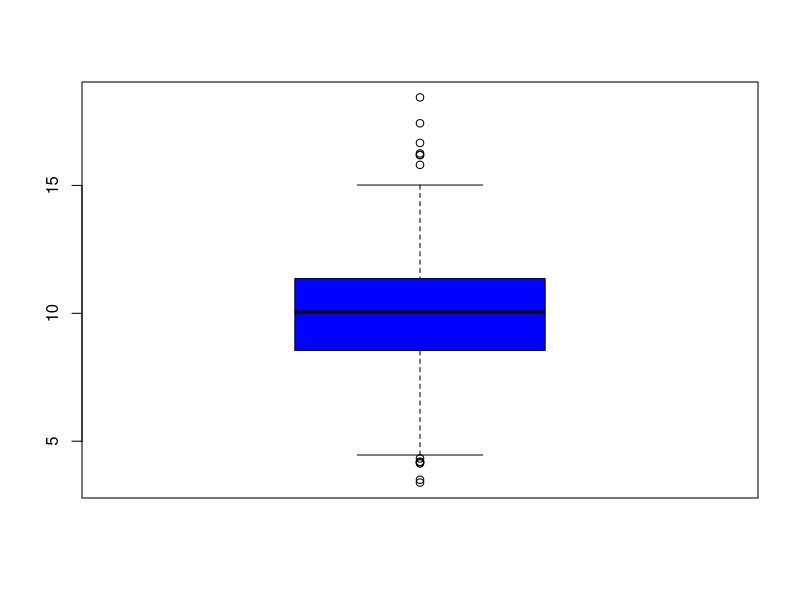
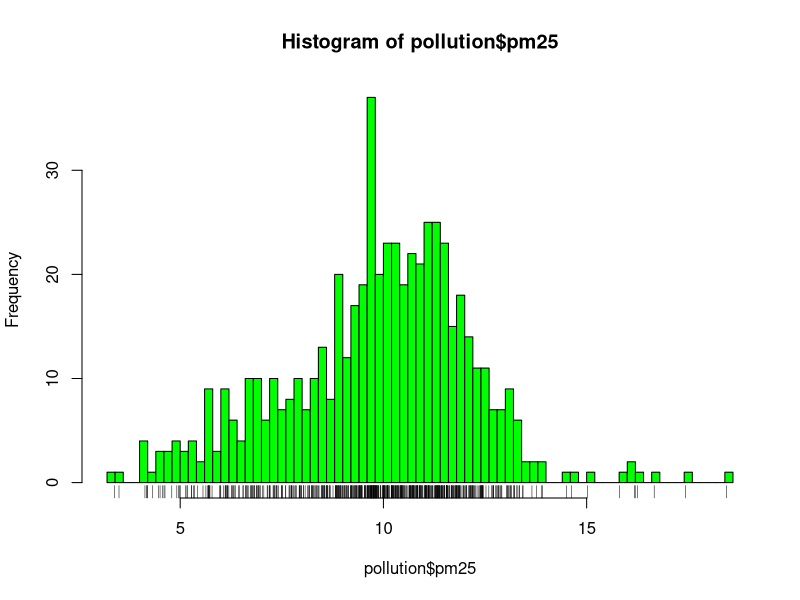
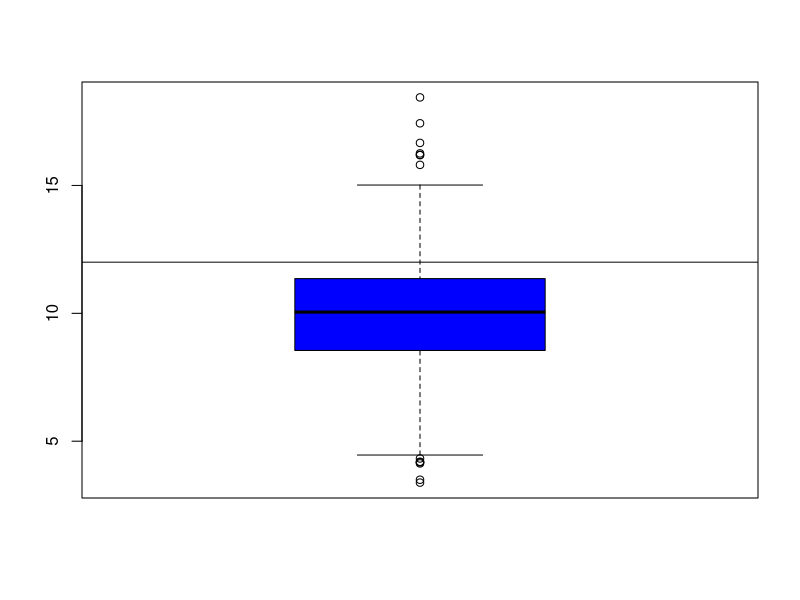
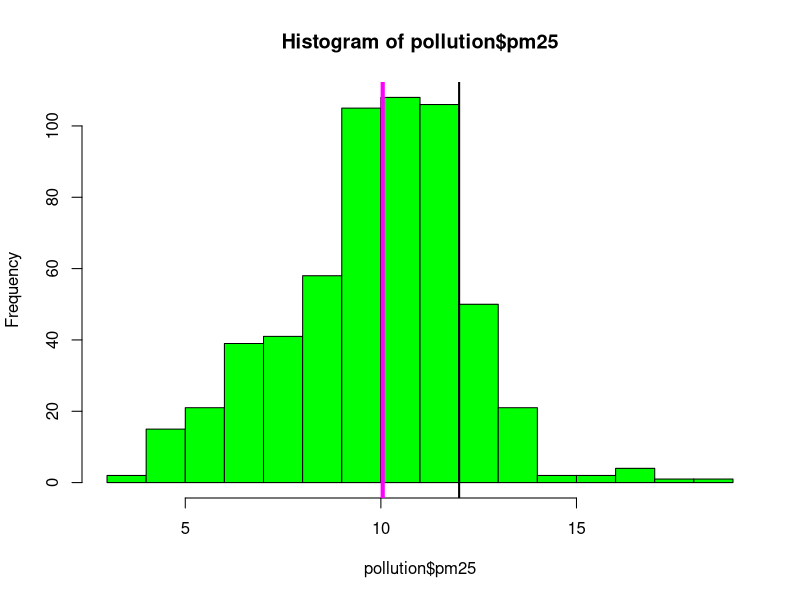
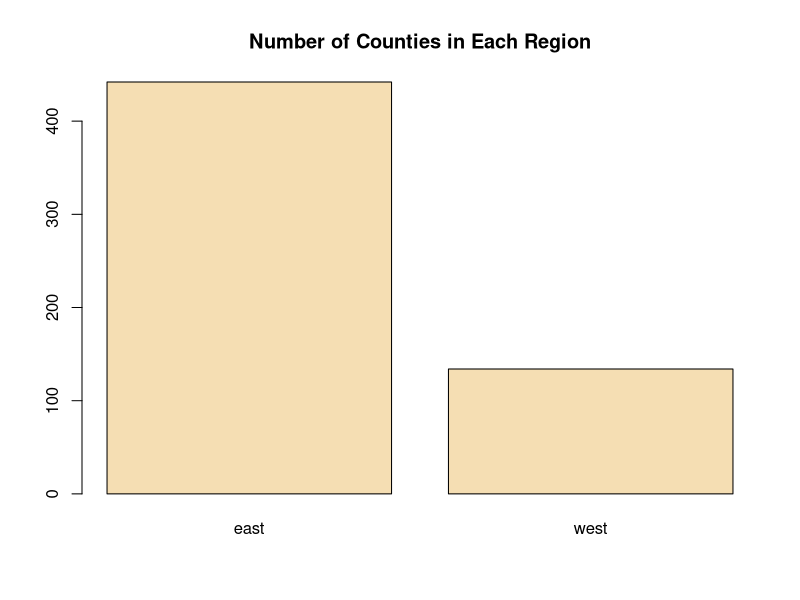
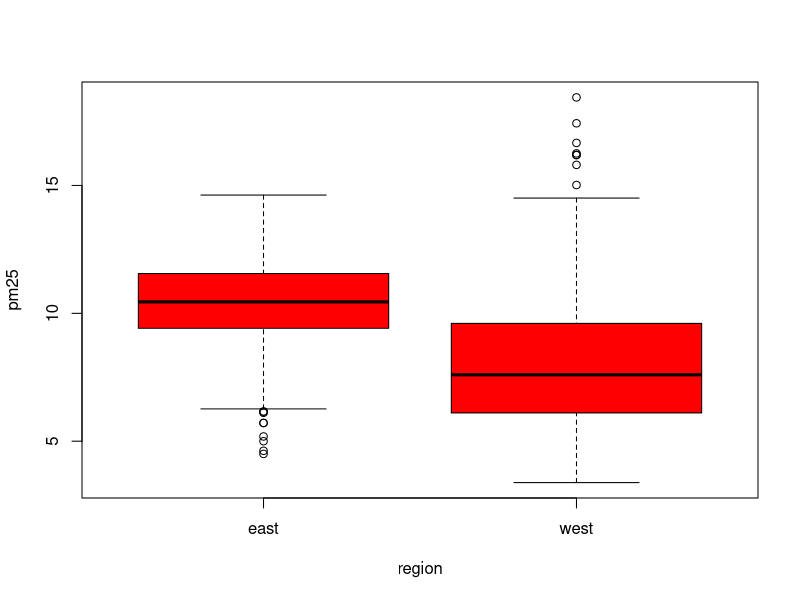
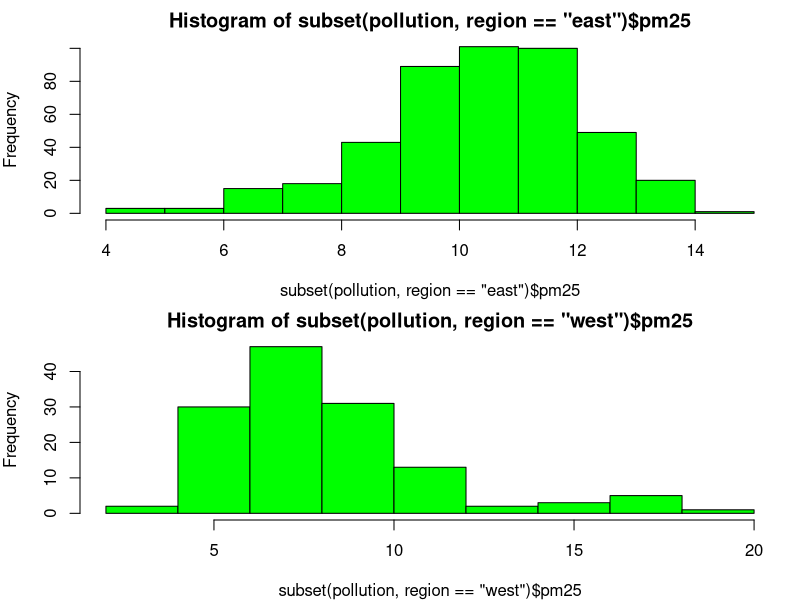
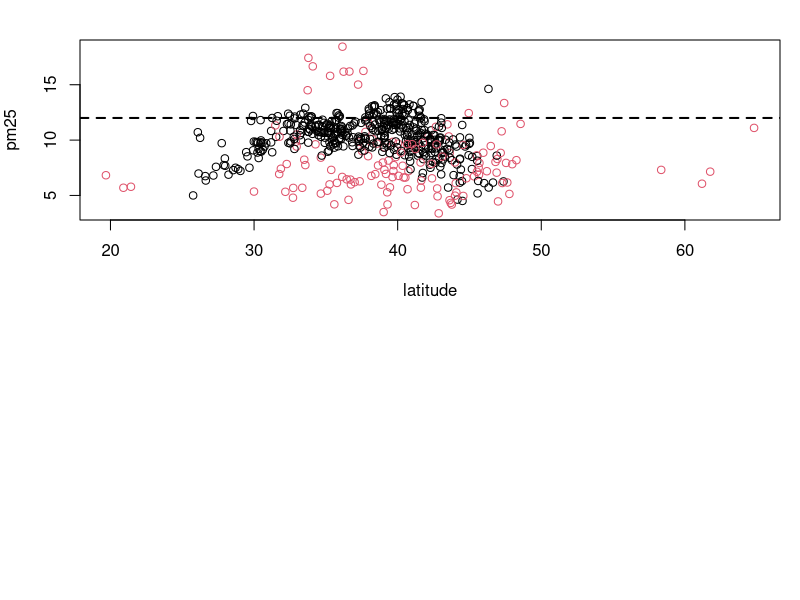

R code for these plots, in order:
## Lessson 1: Graphs ##

#Principles of Analytic Graphics
# See book "Beautiful Evidence" by Edward Tuffey
# 1. Show comparisons: evidence is always relative -> compared to what? 
# 2. Show casuality to make an explanation -> how do you believe the system is operating? 
# 3. Show multivariate data -> show as much data on one plot as you can.
# 4. Integrate the evidence you have -> use as many differnt modes of evidence as you can. 
# 5. Describe and document the evidence you present
# 6. Content is king -> how will I present this story?

# Exploratory Graphs
# Graphs that are for personal understanding. Made quickly, to get understanding of dataset. 

#1-D summaries
pollution <- read.csv("data/avgpm25.csv", colClasses = c("numeric","character","factor","numeric","numeric"))
head(pollution)
#Do any counties exceed the standard of 12 mu g/m^3 ? #note: fips is county locator
summary(pollution$pm25) #five number summary + mean
boxplot(pollution$pm25, col = "blue")

hist(pollution$pm25, col = "green", breaks = 100)
rug(pollution$pm25) #shows all the data points underneath

boxplot(pollution$pm25, col = "blue")
abline(h=12) #gives horizontal line

hist(pollution$pm25, col = "green")
abline(v =12, lwd=2) #upper threshold line
abline(v = median(pollution$pm25),col = 'magenta',lwd = 4) #median of the data

#summarize a categorical variable
barplot(table(pollution$region), col = "wheat", main = "Number of Counties in Each Region")

#2-D (+) summaries
boxplot(pm25~region, data = pollution, col = "red") #2 box plots over east and west


par(mfrow = c(2,1), mar = c(4,4,2,1)) #multiple histograms
hist(subset(pollution, region == "east")$pm25, col = "green")
hist(subset(pollution, region == "west")$pm25, col = "green")

#scatter plot
with(pollution, plot(latitude, pm25, col = region)) #col works as hue in python (second plot)
abline(h=12, lwd = 2, lty =2)

par(mfrow = c(1,2), mar = c(5,4,2,1)) #multiple plots
with(subset(pollution, region == "west"),plot(latitude, pm25, main = "West"))
with(subset(pollution, region == "east"),plot(latitude, pm25, main = "East"))
